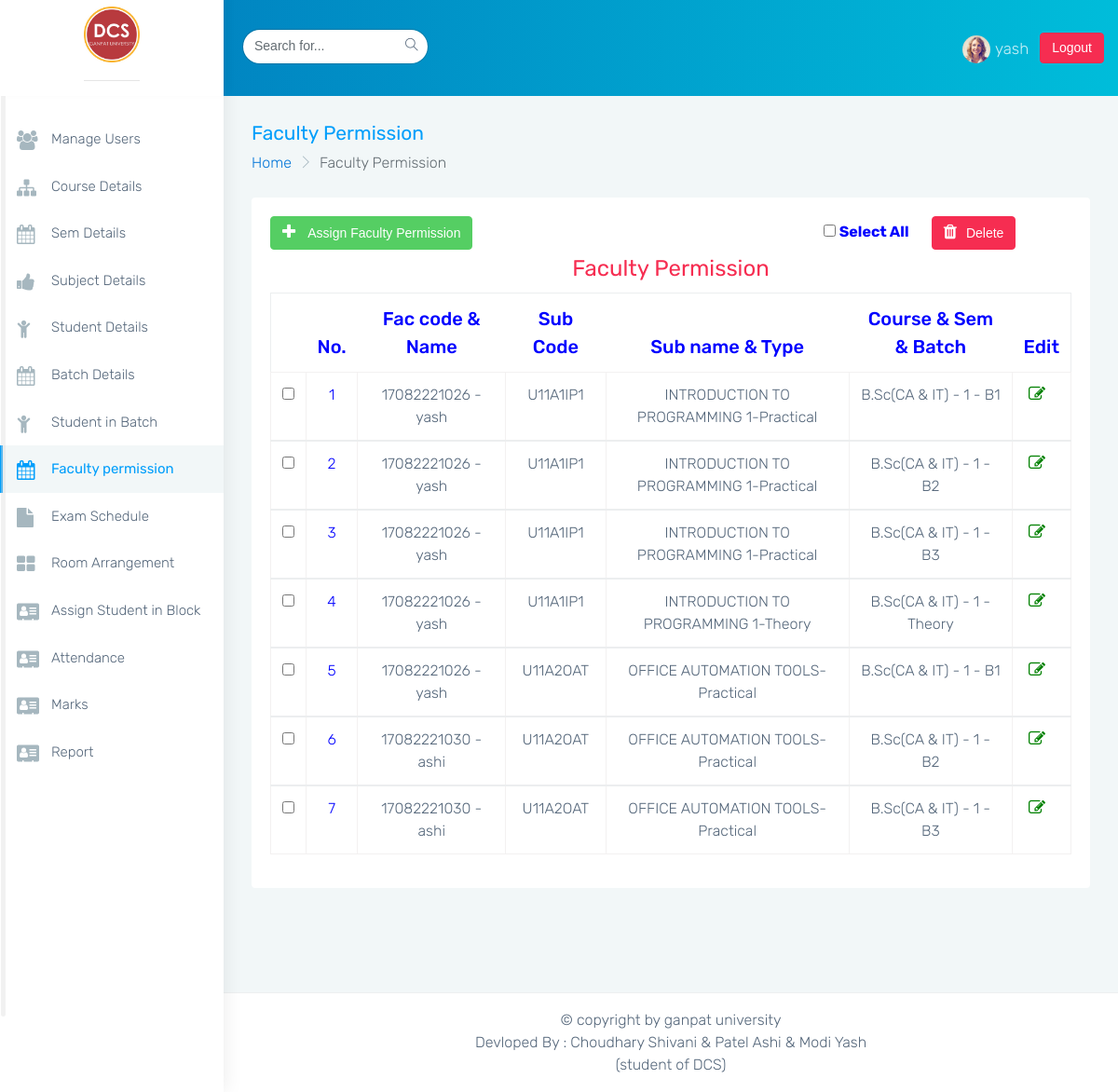
Page /admin/faculty_permission.php (signed in) on the committed database.
### tables this page shows
CREATE TABLE `faculty` (
  `f_id` int(255) NOT NULL,
  `f_code` varchar(20) NOT NULL,
  `f_name` varchar(50) NOT NULL,
  `f_password` varchar(30) NOT NULL,
  `f_type` varchar(10) NOT NULL,
  `f_jod` date NOT NULL,
  `f_post` varchar(50) NOT NULL,
  `f_mail` varchar(50) NOT NULL,
  `f_mobile` varchar(13) NOT NULL
);

CREATE TABLE `faculty_permission` (
  `fac_per_id` int(255) NOT NULL,
  `f_id` int(255) NOT NULL,
  `sub_id` int(255) NOT NULL,
  `batch_id` int(255) NOT NULL
);

CREATE TABLE `subject` (
  `sub_id` int(255) NOT NULL,
  `sem_id` int(255) NOT NULL,
  `sub_code` varchar(20) NOT NULL,
  `sub_name` varchar(100) NOT NULL,
  `sub_type` varchar(10) NOT NULL
);

CREATE TABLE `course` (
  `course_id` int(255) NOT NULL,
  `course_code` varchar(20) NOT NULL,
  `course_name` varchar(50) NOT NULL,
  `course_type` varchar(2) NOT NULL
);

CREATE TABLE `semester` (
  `sem_id` int(255) NOT NULL,
  `course_id` int(255) NOT NULL,
  `sem_code` varchar(20) NOT NULL,
  `sem_type` varchar(4) NOT NULL
);

CREATE TABLE `batch` (
  `batch_id` int(255) NOT NULL,
  `batch_name` varchar(20) NOT NULL
);

### admin/faculty_permission.php (the view, shortened to what this page needs)
<?php
	$s = $_SESSION["user"];
	if($s == TRUE)
	{
?>
<!DOCTYPE html>
<html lang="en">
<head>
    <link href="../assets/plugins/bootstrap/css/bootstrap.min.css" rel="stylesheet">
    <link href="css/style.css" rel="stylesheet">
    <link href="css/colors/blue.css" id="theme" rel="stylesheet">
</head>
<body class="fix-header card-no-border">
    <div id="main-wrapper">
        <header class="topbar">
            <nav class="navbar top-navbar navbar-toggleable-sm navbar-light">
                <div class="navbar-header">
                    <a class="navbar-brand" href="main.php">
                        <b>
                            <img src="../image/dcs1.jpg" height="60px" width="60px" alt="homepage"  />
                        </b>
                        <hr>
                    </a>
                </div>
                <div class="navbar-collapse">
                    <ul class="navbar-nav mr-auto mt-md-0 ">
                        <li class="nav-item hidden-sm-down">
                            <form class="app-search p-l-20" action="faculty_permission_search.php" method = "post">
                                  <input type="text" class="form-control" placeholder="Search for..." name="find"><a class="srh-btn"><i class="ti-search m-r-10"></i></a>
                            </form>
                        </li>
                    </ul>
                     <?php include_once '../admin/logdetail.php';?>
                </div>
            </nav>
        </header>
			<?php include '../admin/navigation.php';?>
        <div class="page-wrapper">
            <div class="container-fluid">
                <div class="row page-titles">
                    <div class="col-md-6 col-8 align-self-center">
                        <h3 class="text-themecolor m-b-0 m-t-0">Faculty Permission</h3>
                        <ol class="breadcrumb">
                            <li class="breadcrumb-item"><a href="../admin/main.php">Home</a></li>
                            <li class="breadcrumb-item active">Faculty Permission</li>
                        </ol>
                    </div>
                </div>
				<div class="row">
                    <div class="col-12">
                        <div class="card">
                            <div class="card-block">
                                <div class="row">
									<div class="col-md-2">
                                        <button class="btn btn-success"><a href="../admin/faculty_permission_add.php" style="color:white;text-decoration:none;"><i class="fa fa-plus m-r-10" style="font-size:18px;text-align:center" aria-hidden="true"></i> Assign Faculty Permission</a></button>
									</div>
									<div class="col-md-6">
                                        </div>
                                        <form action="faculty_permission_delete_checkbox.php" method="post">
                                        <input type="checkbox" id="checkAl" ><b><b style="color:blue;"> Select All</b></b>
                                             <button type="submit" class="btn btn-danger" name="del" ><i class="fa fa-trash m-r-10" style="font-size:18px" aria-hidden="true"></i>Delete</button>
									<div class="col-md-2"></div>
                                            </div>
								<div class="row">
									<div class="col-md-12"></div>
								</div>
								<div class="row">
									<div class="col-md-12">
											<h2 class="text-danger text-center">Faculty Permission</h2>
											<table class="table table-bordered" style="text-align:center;">
												<thead>
													<tr style="color:blue;font-size:20px;">
                                                        <th></th>
                                                        <th style="text-align:center;">No.</th>
														<th style="text-align:center;">Fac code & Name</th>
                                                        <th style="text-align:center;">Sub Code</th>
                                                        <th style="text-align:center;">Sub name & Type</th>
                                                        <th style="text-align:center;">Course & Sem & Batch</th>
                                                        <th style="text-align:center;">Edit</th>
													</tr>
													</thead>
													<?php
                                                        include '../admin/connection.php';
														$sql = "select faculty_permission.fac_per_id,faculty.f_code,faculty.f_name,subject.sub_code,subject.sub_name,subject.sub_type,batch.batch_name,semester.sem_code,course.course_name from faculty_permission inner join faculty on faculty.f_id=faculty_permission.f_id join subject on subject.sub_id=faculty_permission.sub_id inner join semester on semester.sem_id=subject.sem_id join batch on batch.batch_id=faculty_permission.batch_id inner join course on course.course_id=semester.course_id order by faculty.f_code,subject.sub_code,batch.batch_name;";
														$result = mysqli_query($con,$sql);
                                                        $no = 1;
														while($row=mysqli_fetch_assoc($result))
														{
													?>
                                                     <tbody>
													<tr>
                                                        <td><input type="checkbox" id="checkItem" name="check[]" value="<?php echo $row["fac_per_id"]; ?>"></td>
                                                        <td style="color:blue;"><?php echo $no;?></td>
														<td><?php echo $row['f_code']." - ". $row['f_name'];?></td>
                                                        <td><?php echo $row['sub_code'];?></td>
                                                        <td><?php echo $row['sub_name']."-".$row['sub_type'];?></td>
														<td ><?php echo $row['course_name']." - ".substr($row['sem_code'],2)." - ".$row['batch_name'];?></td>
														<td><a href="faculty_permission_update.php?id=<?php echo $row['fac_per_id'];?>" style="color:green;text-decoration:none;"><i class="fa fa-edit m-r-10" style="font-size:18px" aria-hidden="true"></i></a></td>
													</tr>
													<?php
                                                            $no++;
														}
													?>
												</tbody>
											</table>
									</div>
								</div>
                            </div>
                        </div>
                    </div>
                </div>
            </div>
				<?php include '../include/footer.php';?>
        </div>
    </div>
</body>
</html>
<?php
	}
	else
	{
		header('location:index.php');
	}
?>

### admin/logdetail.php
<?php
include '../admin/connection.php';
$qry = "select f_name from faculty where f_code='$s' or f_name='$s' or f_mobile='$s' or f_mail='$s';";
$result = mysqli_query($con,$qry);
while($row=mysqli_fetch_assoc($result))
{
?> <ul class="navbar-nav my-lg-0">
 <li class="nav-item dropdown">
     <a class="nav-link dropdown-toggle text-muted waves-effect waves-dark" href="" data-toggle="dropdown" aria-haspopup="true" aria-expanded="false">
         <img src="../assets/images/users/2.jpg" alt="user" class="profile-pic m-r-5" /><?php echo $row['f_name'];?>
         <a href="../admin/logout.php"><button class="btn btn-danger">Logout</button></a>
     </a>
 </li>
</ul>
<?php } ?>

### admin/css/colors/blue.css (style rules this page uses)
.topbar { background: #009efb; background: -moz-linear-gradient(left, #0178bc 0%, #00bdda 100%); background: -webkit-linear-gradient(left, #0178bc 0%, #00bdda 100%); background: linear-gradient(to right, #0178bc 0%, #00bdda 100%); }
.topbar .navbar-header { background: #ffffff; box-shadow: 4px -4px 10px rgba(0, 0, 0, 0.05); }
.topbar .navbar-light .navbar-nav .nav-item > a.nav-link { color: rgba(255, 255, 255, 0.8) !important; }
.text-themecolor { color: #009efb !important; }

### rows in the picture
faculty: f_name "yash"
faculty_permission: f.f_code "17082221026", f.f_name "yash", sub.sub_code "U11A1IP1", sub.sub_name "INTRODUCTION TO PROGRAMMING 1", sub.sub_type "Practical", course.course_name "B.Sc(CA & IT)", semester.sem_code "1", batch.batch_name "B1"
faculty_permission: f.f_code "17082221026", f.f_name "yash", sub.sub_code "U11A1IP1", sub.sub_name "INTRODUCTION TO PROGRAMMING 1", sub.sub_type "Practical", course.course_name "B.Sc(CA & IT)", semester.sem_code "1", batch.batch_name "B2"
faculty_permission: f.f_code "17082221026", f.f_name "yash", sub.sub_code "U11A1IP1", sub.sub_name "INTRODUCTION TO PROGRAMMING 1", sub.sub_type "Practical", course.course_name "B.Sc(CA & IT)", semester.sem_code "1", batch.batch_name "B3"
faculty_permission: f.f_code "17082221026", f.f_name "yash", sub.sub_code "U11A1IP1", sub.sub_name "INTRODUCTION TO PROGRAMMING 1", sub.sub_type "Theory", course.course_name "B.Sc(CA & IT)", semester.sem_code "1", batch.batch_name "Theory"
faculty_permission: f.f_code "17082221026", f.f_name "yash", sub.sub_code "U11A2OAT", sub.sub_name "OFFICE AUTOMATION TOOLS", sub.sub_type "Practical", course.course_name "B.Sc(CA & IT)", semester.sem_code "1", batch.batch_name "B1"
faculty_permission: f.f_code "17082221030", f.f_name "ashi", sub.sub_code "U11A2OAT", sub.sub_name "OFFICE AUTOMATION TOOLS", sub.sub_type "Practical", course.course_name "B.Sc(CA & IT)", semester.sem_code "1", batch.batch_name "B2"
faculty_permission: f.f_code "17082221030", f.f_name "ashi", sub.sub_code "U11A2OAT", sub.sub_name "OFFICE AUTOMATION TOOLS", sub.sub_type "Practical", course.course_name "B.Sc(CA & IT)", semester.sem_code "1", batch.batch_name "B3"
